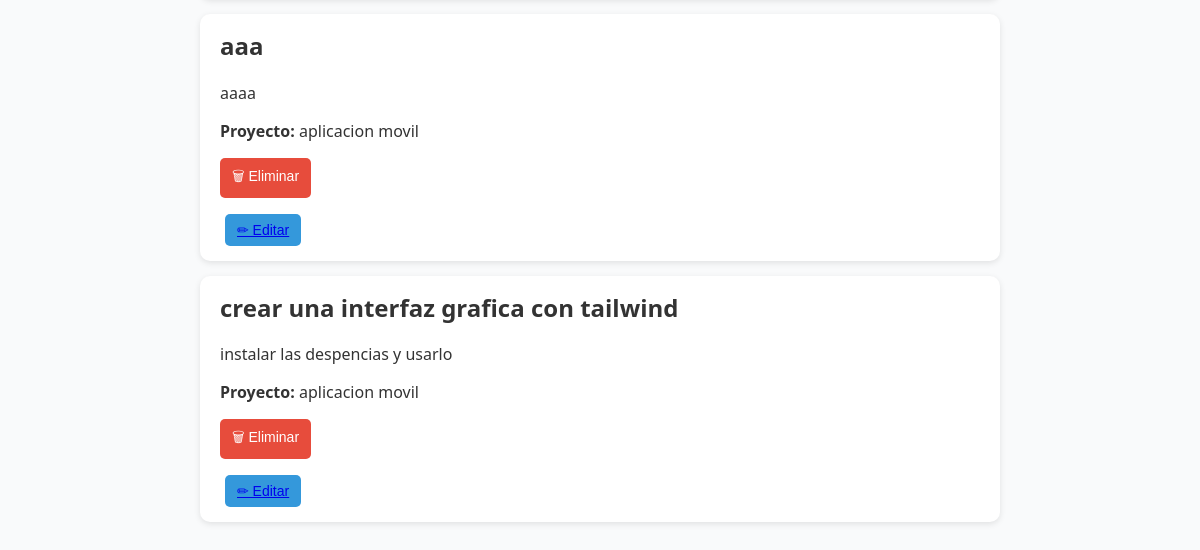
The page /tasks/ (lower part) on the database as committed earlier.
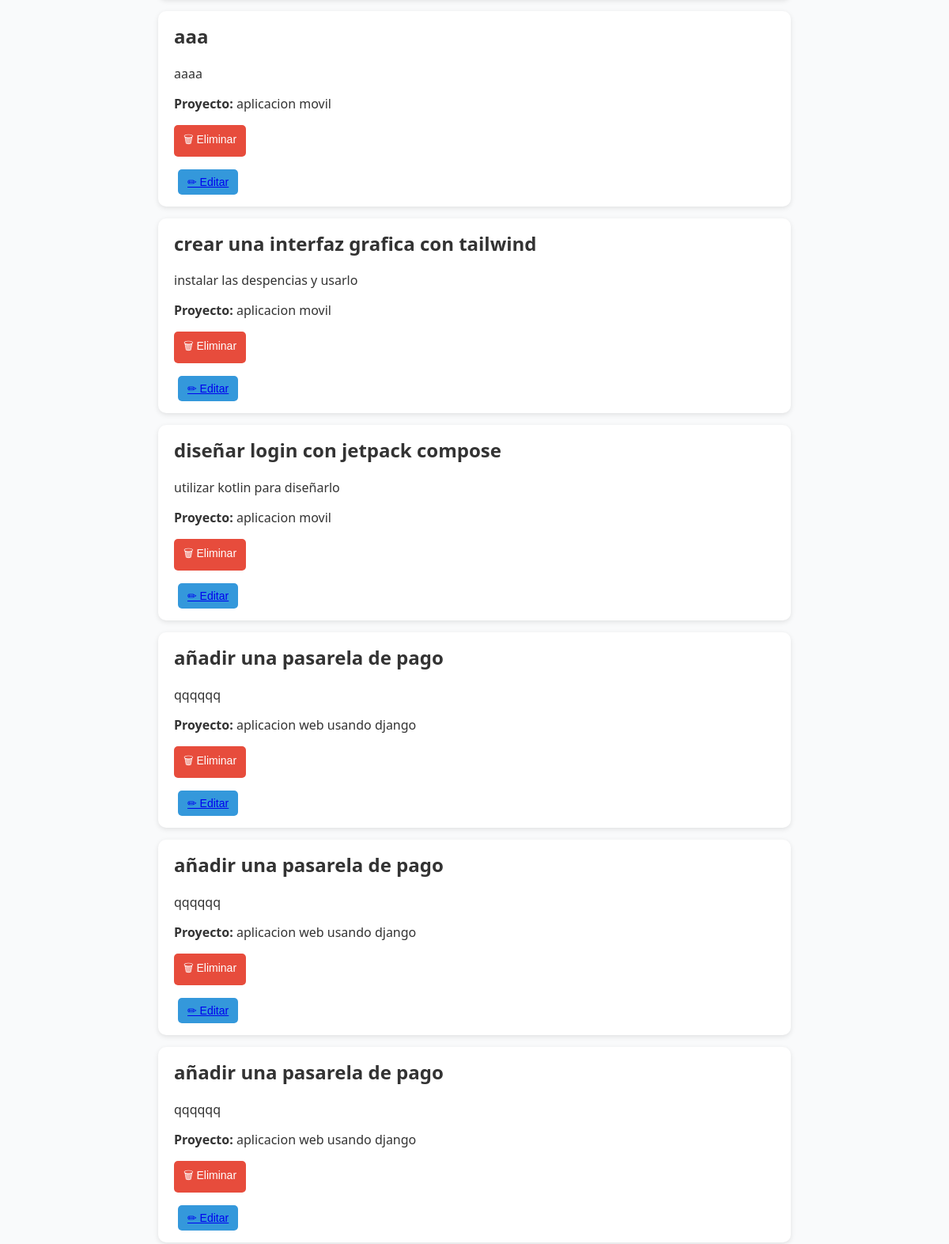
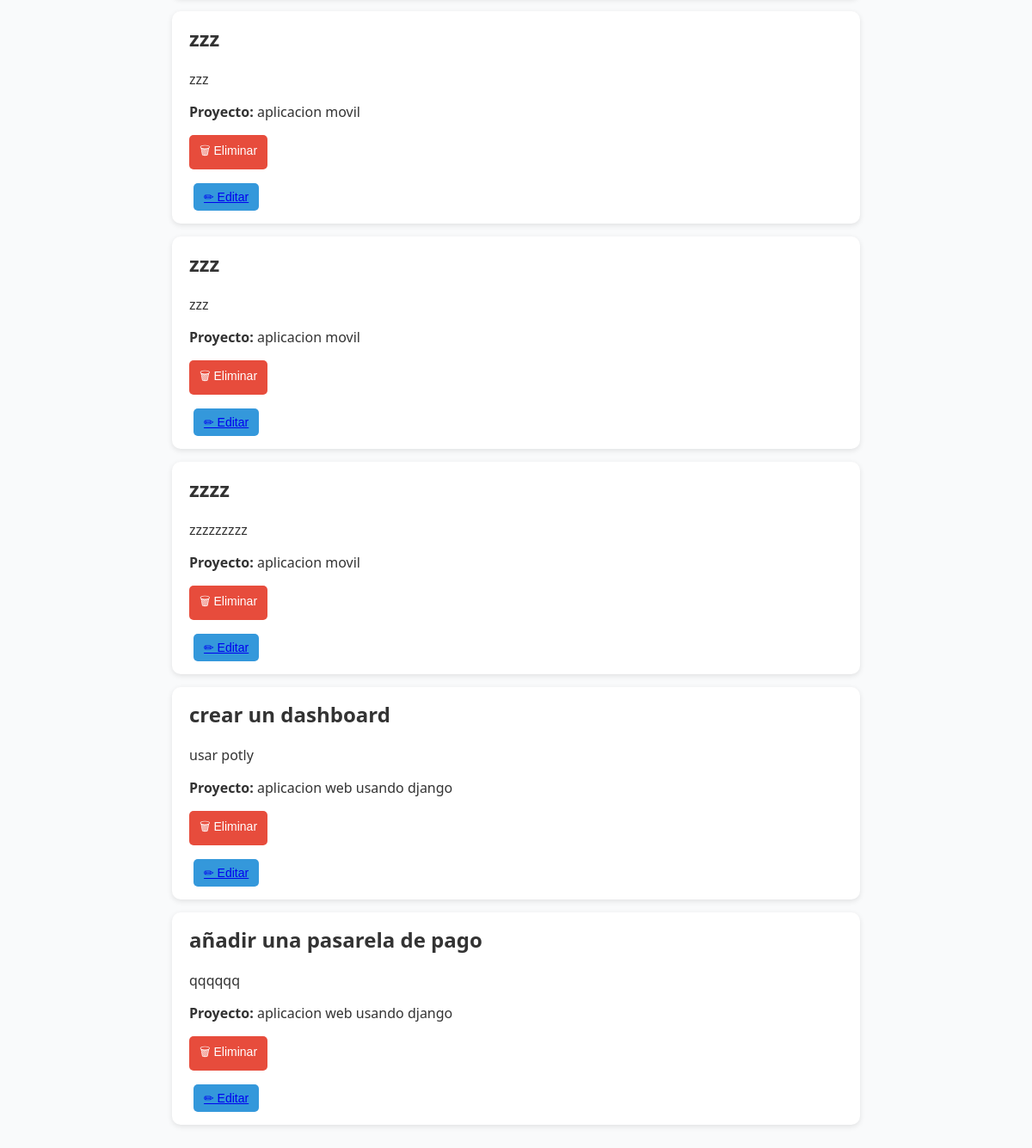
The same page on the database as committed later (2 pictures, top to bottom).
### myapp/models.py (models this page shows, shortened)
class Task(models.Model):
    title = models.CharField(max_length=200)
    description = models.TextField()
    project = models.ForeignKey(Project, on_delete=models.CASCADE)
    done = models.BooleanField(default=False)

class Project(models.Model):
    name = models.CharField(max_length=200)

### myapp/views.py (the view)
# urls.py: path('tasks/', views.tasks, name='tasks'),
def tasks(request):
    tasks = list(Task.objects.all())
    return render(request, "Task/task.html", {"tasks": tasks})

### myapp/templates/Task/task.html (shortened to what this page needs)
{% extends 'layouts/navbar.html' %}
{% load static %}
{% block content %}
<link rel="stylesheet" href="{% static 'Task/style.css' %}">
<div class="task-container">
    {% for task in tasks %}
    <div class="task-card {% if task.done %}done{% endif %}">
        <h2>{{ task.title }}</h2>
        <p>{{ task.description }}</p>
        <p><strong>Proyecto:</strong> {{ task.project.name }}</p>
        <div class="actions">
            <form action="{% url 'tasks_delete' task.id %}" method="post">
                <button class="btn-delete" type="submit" onclick="return confirm('¿Estás seguro de que deseas eliminar esta tarea?')">🗑 Eliminar</button>
            </form>
            <button class="btn-update">
            <a href="{% url 'tasks_edit' task.id %}">✏ Editar</a>
            </button>
        </div>
    </div>
    {% endfor %}
</div>
{% endblock %}

### myapp/templates/layouts/navbar.html (shortened to what this page needs)
{% block content %}
{% endblock %}

### myapp/static/Task/style.css (style rules this page uses)
.task-container { max-width: 800px; margin: 0 auto; }
.task-card { background: white; border-radius: 10px; padding: 15px 20px; margin-bottom: 15px; box-shadow: 0 2px 6px rgba(0,0,0,0.1); transition: transform 0.2s ease; }
.task-card h2 { margin-top: 0; }
.actions { margin-top: 10px; }
button { border: none; padding: 8px 12px; border-radius: 5px; cursor: pointer; font-size: 14px; transition: background 0.3s ease; }
.btn-delete { background: #e74c3c; color: white; }
.btn-update { background: #3498db; color: white; margin-left: 5px; }

Rows that differ between the two databases and show on the page:
added Task: title "diseñar login con jetpack compose", description "utilizar kotlin para diseñarlo", project.name "aplicacion movil"
added Task: title "añadir una pasarela de pago", description "qqqqqq", project.name "aplicacion web usando django"
added Task: title "añadir una pasarela de pago", description "qqqqqq", project.name "aplicacion web usando django"
added Task: title "añadir una pasarela de pago", description "qqqqqq", project.name "aplicacion web usando django"
added Task: title "zzz", description "zzz", project.name "aplicacion movil"
added Task: title "zzz", description "zzz", project.name "aplicacion movil"
added Task: title "zzzz", description "zzzzzzzzz", project.name "aplicacion movil"
added Task: title "crear un dashboard", description "usar potly", project.name "aplicacion web usando django"
added Task: title "añadir una pasarela de pago", description "qqqqqq", project.name "aplicacion web usando django"
